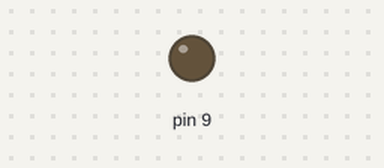
This sketch was run on a simulated Arduino Uno, built with avr-gcc and run on an emulated ATmega328P. Parts: output pins drawn as LEDs (lit = HIGH). Random numbers use the default seed unless the sketch sets one.

Above: at 0.05 s.
At 10.26 s:
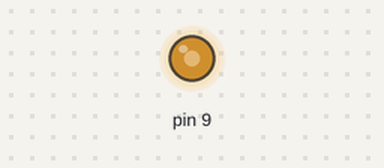
At 20.07 s:
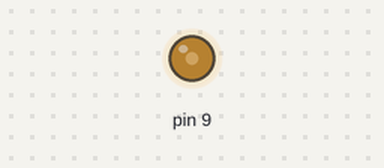
At 39.89 s:
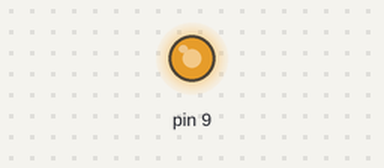
Timing chart, 0 to 40.0 s (numbered marks = the images above):
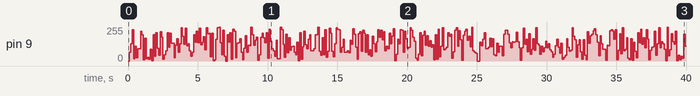

Measured:
- by itself, pin 9: 0/255 → 67/255 at 0.10 s, → 130/255 0.10 s later, → 234/255 0.10 s later, → 16/255 0.10 s later, … (395 changes in this stretch)

The sketch:

candle_flicker.ino
```cpp
// candle dimmer by fredima2x v1.0

void setup() {
  pinMode(9, OUTPUT);
  randomSeed(analogRead(A1));
}

void loop() {
  int s=random(0, 256);
  analogWrite(9, s);
  delay(100);
}
```
